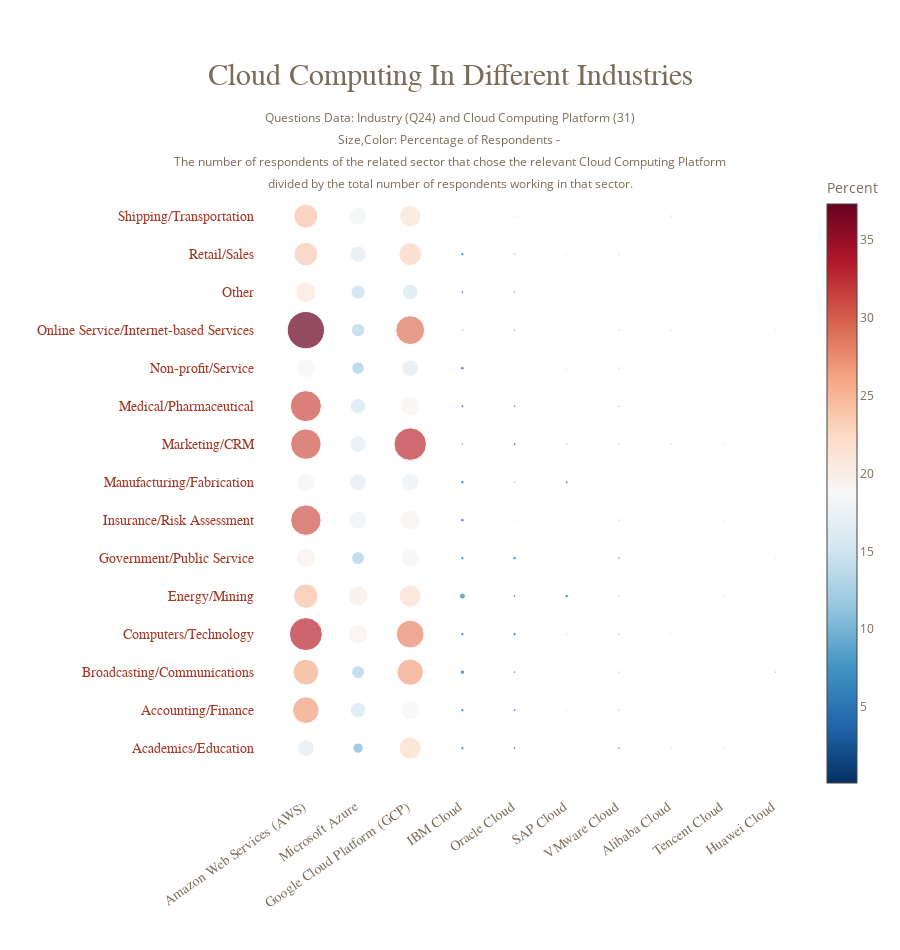

Here is the notebook cell this chart was saved with:
### Code cell
# 데이터 처리 및 클라우드 컴퓨팅 플랫폼의 산업별 상대적 비율 분석
cloud_computing_platforms = [col for col in df.columns if col.startswith("Q31")]  # "Q31"로 시작하는 모든 열 추출 (클라우드 컴퓨팅 플랫폼 관련)

# 데이터를 그룹화하여 산업별 클라우드 플랫폼 사용 현황 집계
dfs_list = []
for col in cloud_computing_platforms:
    dfs_list.append(
        scope_df.groupby(["Q24", col])  # 산업(Q24)와 각 클라우드 플랫폼 열(col) 기준 그룹화
        .agg({"Q2": "count"})  # 응답자 수 집계
        .reset_index()  # 인덱스를 리셋하여 데이터프레임으로 변환
        .rename(columns={col: "Q31", "Q2": "counts"})  # 열 이름 변경
    )

# 결과 데이터프레임 병합
cloud_computing_platforms_df = pd.concat(dfs_list)

# 각 플랫폼이 산업 내에서 차지하는 상대 비율 계산
cloud_computing_platforms_df["relative_percent"] = cloud_computing_platforms_df.apply(
    lambda x: x["counts"] / industry_totals[x["Q24"]], axis=1  # 산업별 총 응답자 수를 기준으로 비율 계산
)

# "None" 및 "Other" 응답을 제거하여 주요 클라우드 플랫폼만 분석
cloud_computing_platforms_df = cloud_computing_platforms_df[
    ~cloud_computing_platforms_df["Q31"].isin(["None", "Other"])
]

# 시각화: 산점도를 이용해 산업별 클라우드 플랫폼 사용 비율 비교
create_scatter_plot(
    cloud_computing_platforms_df["Q31"].apply(lambda x: x.split("/")[0]),  # 클라우드 플랫폼 이름
    cloud_computing_platforms_df["Q24"],  # 산업 이름
    "Cloud Computing Platform: %{x}<br>" +  # 툴팁 텍스트
    "Industry: %{y}<br>" +
    "Percentage: %{marker.size:,}" +
    "<extra></extra>",
    cloud_computing_platforms_df["relative_percent"] * 100,  # 응답 비율
    cloud_computing_platforms_df["relative_percent"] * 100,  # 색상 기준 (비율)
    "Cloud Computing In Different Industries",  # 그래프 제목
    "Questions Data: Industry (Q24) and Cloud Computing Platform (31)",  # x축 제목
    "Size,Color: Percentage of Respondents - <br>The number of respondents of the related sector that chose the relevant Cloud Computing Platform<br>divided by the total number of respondents working in that sector."  # 툴팁 설명
)

### Figure 1 — Plotly figure (JSON) as saved in the notebook; plotly's stock layout.template omitted (floating-point values rounded to 4 significant figures; data arrays with more than 128 entries replaced by an {"elided": "..."} marker saying what was removed)
{"data": [{"hovertemplate": "Cloud Computing Platform: %{x}<br>Industry: %{y}<br>Percentage: %{marker.size:,}<extra></extra>", "marker": {"color": {"elided": "141 float values"}, "colorbar": {"title": {"text": "Percent"}}, "colorscale": [[0, "rgb(5,48,97)"], [0.1, "rgb(33,102,172)"], [0.2, "rgb(67,147,195)"], [0.3, "rgb(146,197,222)"], [0.4, "rgb(209,229,240)"], [0.5, "rgb(247,247,247)"], [0.6, "rgb(253,219,199)"], [0.7, "rgb(244,165,130)"], [0.8, "rgb(214,96,77)"], [0.9, "rgb(178,24,43)"], [1, "rgb(103,0,31)"]], "opacity": 0.7, "showscale": true, "size": {"elided": "141 float values"}}, "mode": "markers", "type": "scatter", "x": {"elided": "141 str values"}, "y": {"elided": "141 str values"}}], "layout": {"font": {"color": "#7b6b59"}, "height": 950, "margin": {"t": 170}, "paper_bgcolor": "#fff", "plot_bgcolor": "#fff", "showlegend": false, "title": {"text": "<span style='font-size:30px; font-family:Times New Roman'>Cloud Computing In Different Industries</span><br><br><sup>Questions Data: Industry (Q24) and Cloud Computing Platform (31)</sup><br><sup>Size,Color: Percentage of Respondents - <br>The number of respondents of the related sector that chose the relevant Cloud Computing Platform<br>divided by the total number of respondents working in that sector.</sup>", "x": 0.5, "xanchor": "center"}, "width": 900, "xaxis": {"gridcolor": "#c9c4c3", "linecolor": "#c9c4c3", "linewidth": 1, "showgrid": false, "showline": false, "tickangle": -35, "tickfont": {"color": "#7b6b59", "family": "Verdana", "size": 14}, "title": {"font": {"color": "#f57369", "family": "Verdana", "size": 14}, "text": ""}}, "yaxis": {"gridcolor": "#fff", "linecolor": "#000", "linewidth": 1, "showgrid": false, "showline": false, "tickfont": {"color": "#a43725", "family": "Verdana", "size": 14}, "title": {"font": {"color": "#f57369", "family": "Verdana", "size": 14}, "text": ""}}}}
